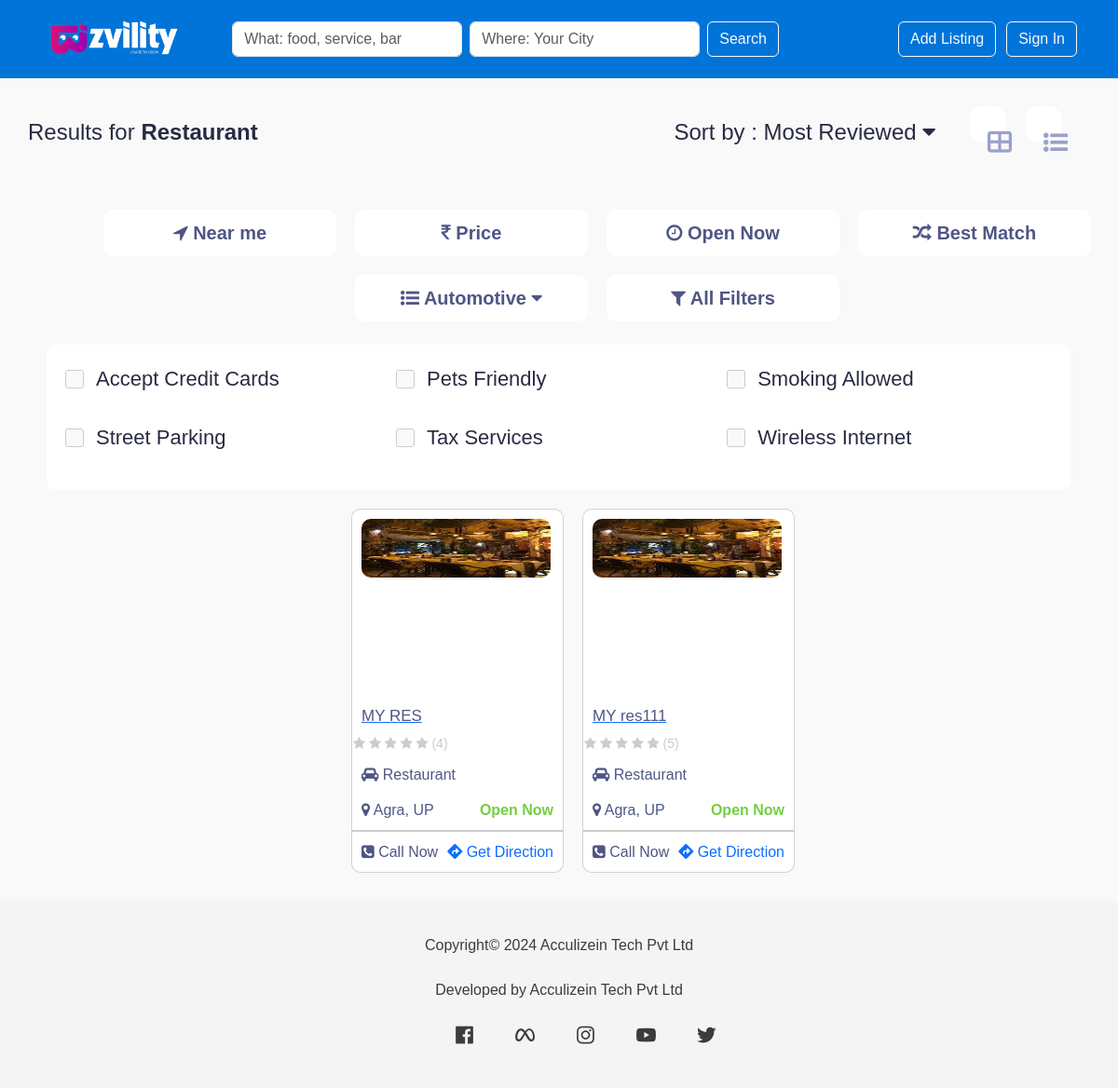
Page /searchByCategory/Restaurant on the committed database.
### two/models.py (models this page shows, shortened)
class Categories(models.Model):
    CATEGORY_CHOICES = [
        ('Automotive', 'Automotive'),
        ('Beauty', 'Beauty'),
        ('Hotel', 'Hotel'),
        ('Doctor', 'Doctor'),
        ('Restaurant', 'Restaurant'),
        ('Shopping', 'Shopping'),
    ]
    category = models.CharField(max_length=15, choices=CATEGORY_CHOICES)

class Business(models.Model):
    user = models.ForeignKey(Users, on_delete=models.CASCADE, related_name='businesses')
    title = models.CharField(max_length=100, unique=True)
    category = models.ForeignKey(Categories, on_delete=models.CASCADE, related_name='businesses')
    tagline = models.CharField(max_length=50, null=True)
    description = models.TextField()
    thumbnail = models.ImageField(upload_to='BusinessImages/')
    image1 = models.ImageField(upload_to='BusinessImages/')
    image2 = models.ImageField(upload_to='BusinessImages/')
    image3 = models.ImageField(upload_to='BusinessImages/')
    image4 = models.ImageField(upload_to='BusinessImages/')
    image5 = models.ImageField(upload_to='BusinessImages/')
    phone_number = models.CharField(max_length=13)
    website = models.URLField(max_length=200,null=True)
    address = models.CharField(max_length=100)
    state = models.CharField(max_length=20)
    city = models.CharField(max_length=20)
    country = models.CharField(max_length=100)
    pincode = models.IntegerField()
    created_at = models.DateTimeField(auto_now_add=True)
    rating = models.IntegerField()
    def __str__(self):
        return self.title

### two/views.py (the view)
# urls.py: path('searchByCategory/<str:category>',searchByCategory,name='searchByCategory'),
def searchByCategory(request, category):
    listings = Business.objects.filter(category__category=category)
    print(listings)
    param = {'listings': listings, 'category': category}
    return render(request, 'searchbycategory.html', param)

### two/templates/searchbycategory.html (shortened to what this page needs)
<!DOCTYPE html>
{% include 'header.html'%}
{% load static %}
<html lang="en">
<head>
    <link rel="stylesheet" href="https://cdnjs.cloudflare.com/ajax/libs/font-awesome/4.7.0/css/font-awesome.min.css">
    <link rel="stylesheet" href="{% static 'css/searchByCategory.css' %}">
</head>
<body>
    <div class="full">
        <div class="head">
            <div class="head-left">
               <div class="text">Results for <a href="#">{{category}}</a> </div>
            </div>
            <div class="head-right">
                    <div class="dropdown">
                        <button class="dropbtn" onclick="dropdown()">
                            Sort by : Most Reviewed
                            <i class="fa fa-caret-down" aria-hidden="true"></i>
                        </button>
                    </div>
                    <div class="icon">
                        <i class="fa-solid fa-table-cells-large"></i>
                    </div>
                    <div class="icon">
                        <i class="fa fa-list-ul" aria-hidden="true"></i>
                    </div>
            </div>
        </div>
        <div class="filter">
            <ul class="filter-button">
                <li><button><i class="fa fa-location-arrow" aria-hidden="true"></i> Near me</button></li>
                <li><button><i class="fa fa-inr" aria-hidden="true"></i> Price</button></li>
                <li><button><i class="fa fa-clock" aria-hidden="true"></i> Open Now</button></li>
                <li><button><i class="fa fa-random" aria-hidden="true"></i> Best Match</button></li>
                <li>
                    <div class="dropdown">
                    <button class="dropbtnfilter" onclick="dropdownfilter()" ><i class="fa fa-list-ul" aria-hidden="true"></i> Automotive <i class="fa fa-caret-down" aria-hidden="true"></i>
                </button>
            </div>
            </li>
                <li><button><i class="fa fa-filter" aria-hidden="true"></i> All Filters</button></li>
            </ul>
        </div>
    <div class="checkboxes">
        <div class="firstrow">
            <div class="checkbox">
                <input type="checkbox" id="1">
                <label for="1"> Accept Credit Cards</label><br>
            </div>
            <div class="checkbox">
                <input type="checkbox" id="2">
                <label for="2"> Pets Friendly</label><br>
            </div>
            <div class="checkbox">
                <input type="checkbox" id="3">
                <label for="3"> Smoking Allowed</label><br>
            </div>
            </div>
            <div class="secrow">
                <div class="checkbox">
                    <input type="checkbox" id="4">
                    <label for="4"> Street Parking</label><br>
                </div>
                <div class="checkbox">
                    <input type="checkbox" id="5">
                    <label for="5"> Tax Services</label><br>
                </div>
                <div class="checkbox">
                    <input type="checkbox" id="6">
                    <label for="6">Wireless Internet</label><br>
                </div>
            </div>
        </div>
     <div class="card-sec">
         <div class="card-row">
            {% for listing in listings%}
            <div class="card">
                <a href="{% url 'listing_details' listing.id %}" target="_blank" ><img src="{{listing.thumbnail.url}}" alt=""></a>
                <div class="card-text">
                    <a href="{% url 'listing_details' listing.id %}" target="_blank" rel="noopener noreferrer"><h3>{{listing.title}}</h3></a>
                     <div class="rating">
                        <i class="fa fa-star" aria-hidden="true"></i>
                        <i class="fa fa-star" aria-hidden="true"></i>
                        <i class="fa fa-star" aria-hidden="true"></i>
                        <i class="fa fa-star" aria-hidden="true"></i>
                        <i class="fa fa-star" aria-hidden="true"></i>
                        ({{listing.rating}})
                     </div>
                     <div class="car"><i class="fa fa-car" aria-hidden="true"></i> {{category}}</div>
                     <div class="left-right">
                     <div class="location"><i class="fa fa-map-marker" aria-hidden="true"></i> {{listing.city}}, {{listing.state}}</div>
                     <div id="open">Open Now</div>
                    </div>
                    <div class="white-border"></div>
                    <div class="left-right">
                        <div class="location"><i class="fa fa-phone-square" aria-hidden="true"></i> Call Now</div>
                        <div> <a href="https://www.google.com/maps/place/Agra,+Uttar+Pradesh" target="_blank" style="text-decoration: none;" > <i class="fa-solid fa-diamond-turn-right"></i> Get Direction </a></div>
                       </div>
                </div>
            </div>
            {% endfor %}
        </div>
     </div>
    </div>
    {% include 'footer.html' %}
</body>
</html>

### rows in the picture
Categories: category "Restaurant"
Business: thumbnail (picture), title "MY RES", rating "4", category "Restaurant", city "Agra", state "UP"
Business: thumbnail (picture), title "MY res111", rating "5", category "Restaurant", city "Agra", state "UP"
